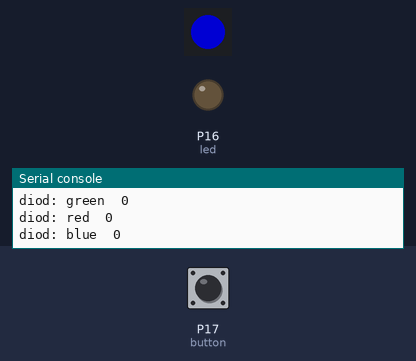
This program was run on a simulated Pycom board running MicroPython. Parts: 1 RGB LEDs in strip order, left to right, output pins drawn as LEDs (lit = HIGH), the last lines printed to the serial console. Inputs (shaded band) come from the test bench; at power-on: P17 (button) HIGH. Dim RGB values are drawn brighter than linear.

Above: at 5.0 s.
5.1 s: P17 (button) pulled LOW for 0.15 s
At 6.4 s:
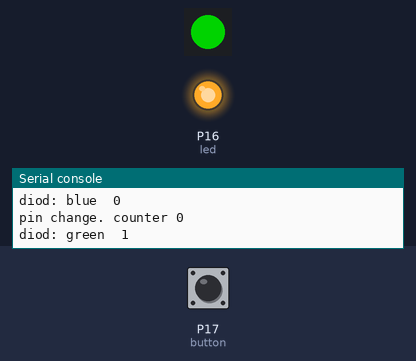
8.2 s: P17 (button) pulled LOW for 1 s
At 9.2 s:
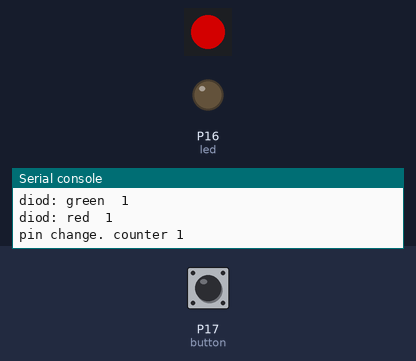
12.2 s: P17 (button) pulled LOW for 3.2 s
At 14.9 s:
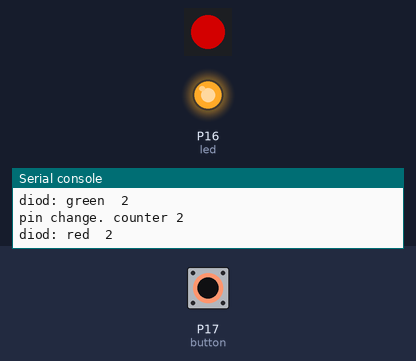
Timing chart, 0 to 27.5 s (numbered marks = the images above; inputs shaded):
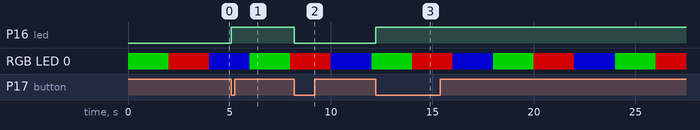

Measured:
- after the input at 5.1 s, P16 (led): LOW → HIGH at once
- after the input at 8.2 s, P16 (led): HIGH → LOW at once
- after the input at 12.2 s, P16 (led): LOW → HIGH at once

The program:

main.py
```python
import machine
import time
import pycom
import paddr
from machine import Pin

# initialize GP16 in gpio mode (alt=0) and make it an output
led = Pin('G16',mode=Pin.OUT)

# initialize GP17 in gpio mode and make it an input with the
# pull-up enabled
button = Pin('G17', mode=Pin.IN, pull=Pin.PULL_UP)
counter = 0
def callback(p):
    global counter
    print('pin change. counter', counter)
    led.toggle()
    counter = counter + 1

button.callback(trigger= Pin.IRQ_FALLING, handler=callback)

pycom.heartbeat(False)
print('stating test 1.3')
print(os.uname())
#while True:
for cycles in range(5): # stop after 5 cycles
    # send some data
    print('diod: green ',cycles)
    pycom.rgbled(0x007f00) # green
    time.sleep(2)
    print('diod: red ',cycles)
    pycom.rgbled(0x7f0000) # red
    time.sleep(2)
    print('diod: blue ',cycles)
    pycom.rgbled(0x00007f) # blue
    time.sleep(2)
```

paddr.py
```python
peer_id = 0x01
```

boot.py
```python
# boot.py -- run on boot-up
import os
from machine import UART
uart = UART(0, 115200)
os.dupterm(uart)
```
